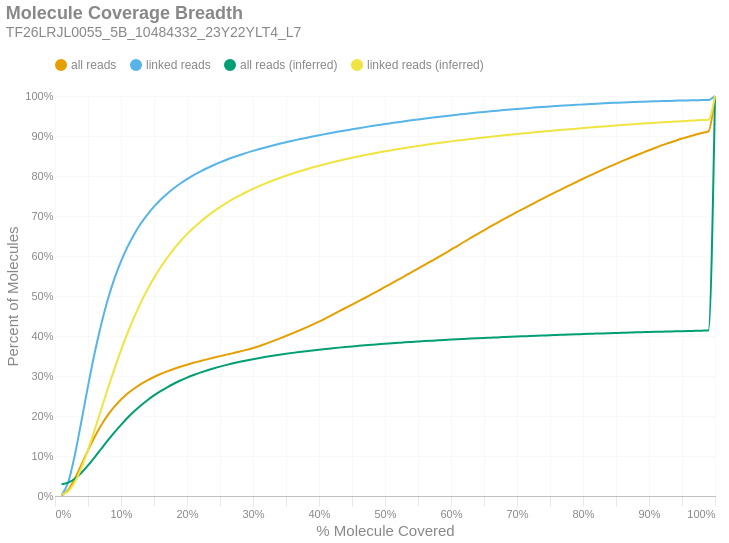

The notebook cell saved with this chart:
### Markdown cell above
### Molecule Read Coverage
This chart shows molecule coverage breadth as computed by the number of bases aligned to that molecule. In other words, "*how much of each unique long molecule is actually sequenced/aligned?*" Keep in mind there is a distinction between sequences and alignments, since some sequences belonging to a particular molecule may not align well and wouldn't appear in the alignment data. This chart also shows molecule coverage breadth as computed by the *inferred fragment* from which the aligned sequences originate. Unlike read coverage, this calculation takes into account the total insert size, including unsequenced gaps between the forward and reverse reads. Like the previous figures, these are cumulative percents.

### Code cell
if SKIPLR:
    print_html(f"Skipped")
else:
    binned_df = consolidated_hist(valids['coverage_bp'], mask, 0.01, True)
    binned_df_inf = consolidated_hist(valids['coverage_inserts'], mask, 0.01, True)
    binned_df = binned_df.with_columns(pl.lit(binned_df_inf['all reads (cumsum)']).alias('all reads (inferred)'))
    binned_df = binned_df.with_columns(pl.lit(binned_df_inf['linked reads (cumsum)']).alias('linked reads (inferred)'))
    binned_df = binned_df.with_columns(
        (pl.col('bin').cast(pl.Float64) + 0.01).alias('right_edge')
    )

    with SafeRender(binned_df):
        (
            density_plot(binned_df, 'Molecule Coverage Breadth', samplename, 'molcov', ['all reads (inferred)','linked reads (inferred)'])
            .encode(
                #x=alt.X('bin:Q', title="% Molecule Covered").axis(format = '%').scale(padding=0),
                x=alt.X('right_edge:Q', title="% Molecule Covered").axis(format='%').scale(padding=0),
                y=alt.Y('value:Q', title='Percent of Molecules')
                    .axis(format='%')
                    .stack(False)
                    .scale(domainMin=0, padding=0),
                color=alt.Color("key:N").scale(domain = ["all reads", "linked reads", "all reads (inferred)", "linked reads (inferred)"]),
                tooltip = [
                    alt.Tooltip("key:N", title = "Data Type"),
                    alt.Tooltip("range_label:N", title="% Molecule Covered"),
                    alt.Tooltip("value:Q", format = ".2%", title="% Molecules")
                ]
            )
        ).display()

### Figure 1 — Vega-Lite specification as saved in the notebook (floating-point values rounded to 4 significant figures)
{"width": "container", "height": 400, "config": {"title": {"anchor": "start", "dy": -15, "fontSize": 18, "color": "#888888", "subtitleColor": "#888888", "subtitleFontSize": 14}, "arc": {"fill": "#0072B2"}, "axis": {"domainColor": "#888888", "domainWidth": 0.5, "gridWidth": 0.2, "grid": false, "titleFontWeight": 400, "titleFontSize": 15, "labelFontSize": 11, "labelColor": "#888888", "tickColor": "#888888", "tickWidth": 0.2, "titleColor": "#888888"}, "axisBand": {"grid": false}, "axisX": {"grid": true, "tickSize": 10, "domainCap": "round"}, "axisY": {"domain": false, "grid": true, "tickSize": 0, "domainCap": "round"}, "background": "transparent", "header": {"labelFontSize": 15, "labelColor": "#888888", "titleFontSize": 15, "titleFontWeight": 600, "titleColor": "#888888"}, "legend": {"labelFont": "sans-serif", "labelFontSize": 12, "labelColor": "#888888", "symbolSize": 100, "symbolType": "circle", "titleFontSize": 12, "titlePadding": 10, "titleColor": "#888888", "title": null, "orient": "top"}, "range": {"category": ["#E69F00", "#56B4E9", "#009E73", "#F0E442", "#0072B2", "#D55E00", "#CC79A7", "#000000"], "diverging": ["#cfe8f3", "#a2d4ec", "#73bfe2", "#46abdb", "#1696d2", "#12719e"]}, "area": {"fill": "#0072B2", "fillOpacity": 0.7, "line": true, "strokeOpacity": 0.7}, "line": {"color": "#0072B2", "stroke": "#0072B2", "strokeWidth": 2}, "trail": {"color": "#0072B2", "stroke": "#0072B2", "strokeWidth": 0, "size": 1}, "point": {"filled": true, "fillOpacity": 1.0, "size": 95}, "text": {"color": "#888888", "fontSize": 11, "align": "right", "fontWeight": 400, "size": 11}, "bar": {"fill": "#0072B2", "stroke": null}, "view": {"stroke": null, "continuousWidth": 660, "continuousHeight": 400}}, "data": {"name": "data-fa3127e8727b7f0809080fe84270ba8b"}, "mark": {"type": "line", "interpolate": "monotone", "point": {"opacity": 0, "size": 275}}, "encoding": {"color": {"field": "key", "scale": {"domain": ["all reads", "linked reads", "all reads (inferred)", "linked reads (inferred)"]}, "type": "nominal"}, "tooltip": [{"field": "key", "title": "Data Type", "type": "nominal"}, {"field": "range_label", "title": "% Molecule Covered", "type": "nominal"}, {"field": "value", "format": ".2%", "title": "% Molecules", "type": "quantitative"}], "x": {"axis": {"format": "%"}, "field": "right_edge", "scale": {"padding": 0}, "title": "% Molecule Covered", "type": "quantitative"}, "y": {"axis": {"format": "%"}, "field": "value", "scale": {"domainMin": 0, "padding": 0}, "stack": false, "title": "Percent of Molecules", "type": "quantitative"}}, "params": [{"name": "param_c36ac31b6afebe62", "select": {"type": "point", "fields": ["key"]}, "bind": "legend"}], "title": {"text": "Molecule Coverage Breadth", "subtitle": "TF26LRJL0055_5B_10484332_23Y22YLT4_L7"}, "transform": [{"fold": ["all reads (cumsum)", "linked reads (cumsum)", "all reads (inferred)", "linked reads (inferred)"]}, {"calculate": "replace(datum.key, ' (cumsum)', '')", "as": "key"}, {"filter": {"param": "param_c36ac31b6afebe62"}}], "usermeta": {"embedOptions": {"downloadFileName": "TF26LRJL0055_5B_10484332_23Y22YLT4_L7.molcov"}}, "$schema": "https://vega.github.io/schema/vega-lite/v6.4.1.json", "datasets": {"data-fa3127e8727b7f0809080fe84270ba8b": [{"bin": "0.0", "interval": "0.0-0.01", "all reads": 0.001042, "linked reads": 0.00178, "all reads (cumsum)": 0.001042, "linked reads (cumsum)": 0.00178, "range_label": "0.0-0.01", "all reads (inferred)": 0.02962, "linked reads (inferred)": 0.004045, "right_edge": 0.01}, {"bin": "0.01", "interval": "0.01-0.02", "all reads": 0.01414, "linked reads": 0.03254, "all reads (cumsum)": 0.01518, "linked reads (cumsum)": 0.03432, "range_label": "0.01-0.02", "all reads (inferred)": 0.03346, "linked reads (inferred)": 0.01201, "right_edge": 0.02}, {"bin": "0.02", "interval": "0.02-0.03", "all reads": 0.02813, "linked reads": 0.06767, "all reads (cumsum)": 0.04331, "linked reads (cumsum)": 0.102, "range_label": "0.02-0.03", "all reads (inferred)": 0.04313, "linked reads (inferred)": 0.03469, "right_edge": 0.03}, {"bin": "0.03", "interval": "0.03-0.04", "all reads": 0.03487, "linked reads": 0.08501, "all reads (cumsum)": 0.07819, "linked reads (cumsum)": 0.187, "range_label": "0.03-0.04", "all reads (inferred)": 0.05799, "linked reads (inferred)": 0.07042, "right_edge": 0.04}, {"bin": "0.04", "interval": "0.04-0.05", "all reads": 0.03583, "linked reads": 0.08783, "all reads (cumsum)": 0.114, "linked reads (cumsum)": 0.2748, "range_label": "0.04-0.05", "all reads (inferred)": 0.07633, "linked reads (inferred)": 0.115, "right_edge": 0.05}, {"bin": "0.05", "interval": "0.05-0.06", "all reads": 0.0334, "linked reads": 0.082, "all reads (cumsum)": 0.1474, "linked reads (cumsum)": 0.3568, "range_label": "0.05-0.06", "all reads (inferred)": 0.09663, "linked reads (inferred)": 0.1646, "right_edge": 0.06}, {"bin": "0.06", "interval": "0.06-0.07", "all reads": 0.02938, "linked reads": 0.07215, "all reads (cumsum)": 0.1768, "linked reads (cumsum)": 0.429, "range_label": "0.06-0.07", "all reads (inferred)": 0.1178, "linked reads (inferred)": 0.2166, "right_edge": 0.07}, {"bin": "0.07", "interval": "0.07-0.08", "all reads": 0.02526, "linked reads": 0.06207, "all reads (cumsum)": 0.2021, "linked reads (cumsum)": 0.4911, "range_label": "0.07-0.08", "all reads (inferred)": 0.1388, "linked reads (inferred)": 0.2681, "right_edge": 0.08}, {"bin": "0.08", "interval": "0.08-0.09", "all reads": 0.02126, "linked reads": 0.0522, "all reads (cumsum)": 0.2233, "linked reads (cumsum)": 0.5433, "range_label": "0.08-0.09", "all reads (inferred)": 0.1589, "linked reads (inferred)": 0.3177, "right_edge": 0.09}, {"bin": "0.09", "interval": "0.09-0.1", "all reads": 0.01779, "linked reads": 0.04359, "all reads (cumsum)": 0.2411, "linked reads (cumsum)": 0.5868, "range_label": "0.09-0.1", "all reads (inferred)": 0.1779, "linked reads (inferred)": 0.3645, "right_edge": 0.1}, {"bin": "0.1", "interval": "0.1-0.11", "all reads": 0.015, "linked reads": 0.03666, "all reads (cumsum)": 0.2561, "linked reads (cumsum)": 0.6235, "range_label": "0.1-0.11", "all reads (inferred)": 0.1955, "linked reads (inferred)": 0.4077, "right_edge": 0.11}, {"bin": "0.11", "interval": "0.11-0.12", "all reads": 0.0128, "linked reads": 0.03114, "all reads (cumsum)": 0.2689, "linked reads (cumsum)": 0.6546, "range_label": "0.11-0.12", "all reads (inferred)": 0.2117, "linked reads (inferred)": 0.4474, "right_edge": 0.12}, {"bin": "0.12", "interval": "0.12-0.13", "all reads": 0.01094, "linked reads": 0.02646, "all reads (cumsum)": 0.2798, "linked reads (cumsum)": 0.6811, "range_label": "0.12-0.13", "all reads (inferred)": 0.2263, "linked reads (inferred)": 0.4835, "right_edge": 0.13}, {"bin": "0.13", "interval": "0.13-0.14", "all reads": 0.009411, "linked reads": 0.02252, "all reads (cumsum)": 0.2893, "linked reads (cumsum)": 0.7036, "range_label": "0.13-0.14", "all reads (inferred)": 0.2395, "linked reads (inferred)": 0.516, "right_edge": 0.14}, {"bin": "0.14", "interval": "0.14-0.15", "all reads": 0.0083, "linked reads": 0.01961, "all reads (cumsum)": 0.2976, "linked reads (cumsum)": 0.7232, "range_label": "0.14-0.15", "all reads (inferred)": 0.2515, "linked reads (inferred)": 0.5453, "right_edge": 0.15}, {"bin": "0.15", "interval": "0.15-0.16", "all reads": 0.007396, "linked reads": 0.01722, "all reads (cumsum)": 0.305, "linked reads (cumsum)": 0.7405, "range_label": "0.15-0.16", "all reads (inferred)": 0.2622, "linked reads (inferred)": 0.5717, "right_edge": 0.16}, {"bin": "0.16", "interval": "0.16-0.17", "all reads": 0.006661, "linked reads": 0.01525, "all reads (cumsum)": 0.3116, "linked reads (cumsum)": 0.7557, "range_label": "0.16-0.17", "all reads (inferred)": 0.2719, "linked reads (inferred)": 0.5955, "right_edge": 0.17}, {"bin": "0.17", "interval": "0.17-0.18", "all reads": 0.006018, "linked reads": 0.01351, "all reads (cumsum)": 0.3176, "linked reads (cumsum)": 0.7692, "range_label": "0.17-0.18", "all reads (inferred)": 0.2806, "linked reads (inferred)": 0.6171, "right_edge": 0.18}, {"bin": "0.18", "interval": "0.18-0.19", "all reads": 0.005538, "linked reads": 0.01213, "all reads (cumsum)": 0.3232, "linked reads (cumsum)": 0.7813, "range_label": "0.18-0.19", "all reads (inferred)": 0.2887, "linked reads (inferred)": 0.6369, "right_edge": 0.19}, {"bin": "0.19", "interval": "0.19-0.2", "all reads": 0.00511, "linked reads": 0.01094, "all reads (cumsum)": 0.3283, "linked reads (cumsum)": 0.7923, "range_label": "0.19-0.2", "all reads (inferred)": 0.2959, "linked reads (inferred)": 0.6546, "right_edge": 0.2}, {"bin": "0.2", "interval": "0.2-0.21", "all reads": 0.004695, "linked reads": 0.009881, "all reads (cumsum)": 0.333, "linked reads (cumsum)": 0.8022, "range_label": "0.2-0.21", "all reads (inferred)": 0.3024, "linked reads (inferred)": 0.6706, "right_edge": 0.21}, {"bin": "0.21", "interval": "0.21-0.22", "all reads": 0.00434, "linked reads": 0.008844, "all reads (cumsum)": 0.3373, "linked reads (cumsum)": 0.811, "range_label": "0.21-0.22", "all reads (inferred)": 0.3084, "linked reads (inferred)": 0.6852, "right_edge": 0.22}, {"bin": "0.22", "interval": "0.22-0.23", "all reads": 0.004229, "linked reads": 0.008318, "all reads (cumsum)": 0.3415, "linked reads (cumsum)": 0.8193, "range_label": "0.22-0.23", "all reads (inferred)": 0.3138, "linked reads (inferred)": 0.6985, "right_edge": 0.23}, {"bin": "0.23", "interval": "0.23-0.24", "all reads": 0.004079, "linked reads": 0.007575, "all reads (cumsum)": 0.3456, "linked reads (cumsum)": 0.8269, "range_label": "0.23-0.24", "all reads (inferred)": 0.3188, "linked reads (inferred)": 0.7108, "right_edge": 0.24}, {"bin": "0.24", "interval": "0.24-0.25", "all reads": 0.003995, "linked reads": 0.007121, "all reads (cumsum)": 0.3496, "linked reads (cumsum)": 0.834, "range_label": "0.24-0.25", "all reads (inferred)": 0.3235, "linked reads (inferred)": 0.7224, "right_edge": 0.25}, {"bin": "0.25", "interval": "0.25-0.26", "all reads": 0.003776, "linked reads": 0.006507, "all reads (cumsum)": 0.3534, "linked reads (cumsum)": 0.8405, "range_label": "0.25-0.26", "all reads (inferred)": 0.3278, "linked reads (inferred)": 0.7328, "right_edge": 0.26}, {"bin": "0.26", "interval": "0.26-0.27", "all reads": 0.003799, "linked reads": 0.006185, "all reads (cumsum)": 0.3572, "linked reads (cumsum)": 0.8467, "range_label": "0.26-0.27", "all reads (inferred)": 0.3318, "linked reads (inferred)": 0.7425, "right_edge": 0.27}, {"bin": "0.27", "interval": "0.27-0.28", "all reads": 0.003927, "linked reads": 0.005627, "all reads (cumsum)": 0.3611, "linked reads (cumsum)": 0.8523, "range_label": "0.27-0.28", "all reads (inferred)": 0.3355, "linked reads (inferred)": 0.7516, "right_edge": 0.28}, {"bin": "0.28", "interval": "0.28-0.29", "all reads": 0.004206, "linked reads": 0.00545, "all reads (cumsum)": 0.3653, "linked reads (cumsum)": 0.8578, "range_label": "0.28-0.29", "all reads (inferred)": 0.3389, "linked reads (inferred)": 0.76, "right_edge": 0.29}, {"bin": "0.29", "interval": "0.29-0.3", "all reads": 0.004604, "linked reads": 0.004933, "all reads (cumsum)": 0.3699, "linked reads (cumsum)": 0.8627, "range_label": "0.29-0.3", "all reads (inferred)": 0.3421, "linked reads (inferred)": 0.7678, "right_edge": 0.3}, {"bin": "0.3", "interval": "0.3-0.31", "all reads": 0.005118, "linked reads": 0.004664, "all reads (cumsum)": 0.3751, "linked reads (cumsum)": 0.8674, "range_label": "0.3-0.31", "all reads (inferred)": 0.3451, "linked reads (inferred)": 0.7752, "right_edge": 0.31}, {"bin": "0.31", "interval": "0.31-0.32", "all reads": 0.005847, "linked reads": 0.004514, "all reads (cumsum)": 0.3809, "linked reads (cumsum)": 0.8719, "range_label": "0.31-0.32", "all reads (inferred)": 0.3479, "linked reads (inferred)": 0.7821, "right_edge": 0.32}, {"bin": "0.32", "interval": "0.32-0.33", "all reads": 0.006233, "linked reads": 0.004346, "all reads (cumsum)": 0.3871, "linked reads (cumsum)": 0.8763, "range_label": "0.32-0.33", "all reads (inferred)": 0.3506, "linked reads (inferred)": 0.7886, "right_edge": 0.33}, {"bin": "0.33", "interval": "0.33-0.34", "all reads": 0.006422, "linked reads": 0.004164, "all reads (cumsum)": 0.3936, "linked reads (cumsum)": 0.8804, "range_label": "0.33-0.34", "all reads (inferred)": 0.3531, "linked reads (inferred)": 0.7947, "right_edge": 0.34}, {"bin": "0.34", "interval": "0.34-0.35", "all reads": 0.006548, "linked reads": 0.003904, "all reads (cumsum)": 0.4001, "linked reads (cumsum)": 0.8843, "range_label": "0.34-0.35", "all reads (inferred)": 0.3555, "linked reads (inferred)": 0.8006, "right_edge": 0.35}, {"bin": "0.35", "interval": "0.35-0.36", "all reads": 0.006839, "linked reads": 0.003808, "all reads (cumsum)": 0.4069, "linked reads (cumsum)": 0.8881, "range_label": "0.35-0.36", "all reads (inferred)": 0.3578, "linked reads (inferred)": 0.8062, "right_edge": 0.36}, {"bin": "0.36", "interval": "0.36-0.37", "all reads": 0.00684, "linked reads": 0.003566, "all reads (cumsum)": 0.4138, "linked reads (cumsum)": 0.8917, "range_label": "0.36-0.37", "all reads (inferred)": 0.36, "linked reads (inferred)": 0.8114, "right_edge": 0.37}, {"bin": "0.37", "interval": "0.37-0.38", "all reads": 0.007064, "linked reads": 0.003509, "all reads (cumsum)": 0.4208, "linked reads (cumsum)": 0.8952, "range_label": "0.37-0.38", "all reads (inferred)": 0.362, "linked reads (inferred)": 0.8164, "right_edge": 0.38}, {"bin": "0.38", "interval": "0.38-0.39", "all reads": 0.007378, "linked reads": 0.003395, "all reads (cumsum)": 0.4282, "linked reads (cumsum)": 0.8986, "range_label": "0.38-0.39", "all reads (inferred)": 0.364, "linked reads (inferred)": 0.8212, "right_edge": 0.39}, {"bin": "0.39", "interval": "0.39-0.4", "all reads": 0.007784, "linked reads": 0.00331, "all reads (cumsum)": 0.436, "linked reads (cumsum)": 0.9019, "range_label": "0.39-0.4", "all reads (inferred)": 0.3658, "linked reads (inferred)": 0.8257, "right_edge": 0.4}, {"bin": "0.4", "interval": "0.4-0.41", "all reads": 0.008223, "linked reads": 0.003106, "all reads (cumsum)": 0.4442, "linked reads (cumsum)": 0.905, "range_label": "0.4-0.41", "all reads (inferred)": 0.3676, "linked reads (inferred)": 0.8301, "right_edge": 0.41}, {"bin": "0.41", "interval": "0.41-0.42", "all reads": 0.008675, "linked reads": 0.00302, "all reads (cumsum)": 0.4529, "linked reads (cumsum)": 0.908, "range_label": "0.41-0.42", "all reads (inferred)": 0.3693, "linked reads (inferred)": 0.8341, "right_edge": 0.42}, {"bin": "0.42", "interval": "0.42-0.43", "all reads": 0.008635, "linked reads": 0.00298, "all reads (cumsum)": 0.4615, "linked reads (cumsum)": 0.911, "range_label": "0.42-0.43", "all reads (inferred)": 0.3709, "linked reads (inferred)": 0.8381, "right_edge": 0.43}, {"bin": "0.43", "interval": "0.43-0.44", "all reads": 0.008474, "linked reads": 0.002914, "all reads (cumsum)": 0.47, "linked reads (cumsum)": 0.9139, "range_label": "0.43-0.44", "all reads (inferred)": 0.3725, "linked reads (inferred)": 0.8419, "right_edge": 0.44}, {"bin": "0.44", "interval": "0.44-0.45", "all reads": 0.008493, "linked reads": 0.002804, "all reads (cumsum)": 0.4785, "linked reads (cumsum)": 0.9167, "range_label": "0.44-0.45", "all reads (inferred)": 0.374, "linked reads (inferred)": 0.8456, "right_edge": 0.45}, {"bin": "0.45", "interval": "0.45-0.46", "all reads": 0.008587, "linked reads": 0.00276, "all reads (cumsum)": 0.4871, "linked reads (cumsum)": 0.9195, "range_label": "0.45-0.46", "all reads (inferred)": 0.3754, "linked reads (inferred)": 0.849, "right_edge": 0.46}, {"bin": "0.46", "interval": "0.46-0.47", "all reads": 0.008554, "linked reads": 0.002684, "all reads (cumsum)": 0.4956, "linked reads (cumsum)": 0.9222, "range_label": "0.46-0.47", "all reads (inferred)": 0.3768, "linked reads (inferred)": 0.8523, "right_edge": 0.47}, {"bin": "0.47", "interval": "0.47-0.48", "all reads": 0.008871, "linked reads": 0.002604, "all reads (cumsum)": 0.5045, "linked reads (cumsum)": 0.9248, "range_label": "0.47-0.48", "all reads (inferred)": 0.3781, "linked reads (inferred)": 0.8556, "right_edge": 0.48}, {"bin": "0.48", "interval": "0.48-0.49", "all reads": 0.008671, "linked reads": 0.002548, "all reads (cumsum)": 0.5132, "linked reads (cumsum)": 0.9273, "range_label": "0.48-0.49", "all reads (inferred)": 0.3794, "linked reads (inferred)": 0.8587, "right_edge": 0.49}, {"bin": "0.49", "interval": "0.49-0.5", "all reads": 0.009721, "linked reads": 0.002584, "all reads (cumsum)": 0.5229, "linked reads (cumsum)": 0.9299, "range_label": "0.49-0.5", "all reads (inferred)": 0.3806, "linked reads (inferred)": 0.8616, "right_edge": 0.5}, {"bin": "0.5", "interval": "0.5-0.51", "all reads": 0.008476, "linked reads": 0.002367, "all reads (cumsum)": 0.5314, "linked reads (cumsum)": 0.9323, "range_label": "0.5-0.51", "all reads (inferred)": 0.3818, "linked reads (inferred)": 0.8645, "right_edge": 0.51}, {"bin": "0.51", "interval": "0.51-0.52", "all reads": 0.009335, "linked reads": 0.002357, "all reads (cumsum)": 0.5407, "linked reads (cumsum)": 0.9346, "range_label": "0.51-0.52", "all reads (inferred)": 0.3829, "linked reads (inferred)": 0.8672, "right_edge": 0.52}, {"bin": "0.52", "interval": "0.52-0.53", "all reads": 0.009112, "linked reads": 0.002271, "all reads (cumsum)": 0.5498, "linked reads (cumsum)": 0.9369, "range_label": "0.52-0.53", "all reads (inferred)": 0.3841, "linked reads (inferred)": 0.87, "right_edge": 0.53}, {"bin": "0.53", "interval": "0.53-0.54", "all reads": 0.009481, "linked reads": 0.002333, "all reads (cumsum)": 0.5593, "linked reads (cumsum)": 0.9392, "range_label": "0.53-0.54", "all reads (inferred)": 0.3851, "linked reads (inferred)": 0.8725, "right_edge": 0.54}, {"bin": "0.54", "interval": "0.54-0.55", "all reads": 0.0091, "linked reads": 0.002195, "all reads (cumsum)": 0.5684, "linked reads (cumsum)": 0.9414, "range_label": "0.54-0.55", "all reads (inferred)": 0.3862, "linked reads (inferred)": 0.8751, "right_edge": 0.55}, {"bin": "0.55", "interval": "0.55-0.56", "all reads": 0.009443, "linked reads": 0.002121, "all reads (cumsum)": 0.5779, "linked reads (cumsum)": 0.9436, "range_label": "0.55-0.56", "all reads (inferred)": 0.3872, "linked reads (inferred)": 0.8775, "right_edge": 0.56}, {"bin": "0.56", "interval": "0.56-0.57", "all reads": 0.009307, "linked reads": 0.002088, "all reads (cumsum)": 0.5872, "linked reads (cumsum)": 0.9456, "range_label": "0.56-0.57", "all reads (inferred)": 0.3882, "linked reads (inferred)": 0.8799, "right_edge": 0.57}, {"bin": "0.57", "interval": "0.57-0.58", "all reads": 0.009161, "linked reads": 0.001996, "all reads (cumsum)": 0.5963, "linked reads (cumsum)": 0.9476, "range_label": "0.57-0.58", "all reads (inferred)": 0.3891, "linked reads (inferred)": 0.8822, "right_edge": 0.58}, {"bin": "0.58", "interval": "0.58-0.59", "all reads": 0.009564, "linked reads": 0.001965, "all reads (cumsum)": 0.6059, "linked reads (cumsum)": 0.9496, "range_label": "0.58-0.59", "all reads (inferred)": 0.39, "linked reads (inferred)": 0.8844, "right_edge": 0.59}, {"bin": "0.59", "interval": "0.59-0.6", "all reads": 0.009907, "linked reads": 0.001921, "all reads (cumsum)": 0.6158, "linked reads (cumsum)": 0.9515, "range_label": "0.59-0.6", "all reads (inferred)": 0.3909, "linked reads (inferred)": 0.8866, "right_edge": 0.6}, {"bin": "0.6", "interval": "0.6-0.61", "all reads": 0.009673, "linked reads": 0.001835, "all reads (cumsum)": 0.6255, "linked reads (cumsum)": 0.9534, "range_label": "0.6-0.61", "all reads (inferred)": 0.3918, "linked reads (inferred)": 0.8886, "right_edge": 0.61}, {"bin": "0.61", "interval": "0.61-0.62", "all reads": 0.01013, "linked reads": 0.001855, "all reads (cumsum)": 0.6356, "linked reads (cumsum)": 0.9552, "range_label": "0.61-0.62", "all reads (inferred)": 0.3926, "linked reads (inferred)": 0.8906, "right_edge": 0.62}, {"bin": "0.62", "interval": "0.62-0.63", "all reads": 0.009729, "linked reads": 0.001752, "all reads (cumsum)": 0.6453, "linked reads (cumsum)": 0.957, "range_label": "0.62-0.63", "all reads (inferred)": 0.3935, "linked reads (inferred)": 0.8927, "right_edge": 0.63}, {"bin": "0.63", "interval": "0.63-0.64", "all reads": 0.009593, "linked reads": 0.001623, "all reads (cumsum)": 0.6549, "linked reads (cumsum)": 0.9586, "range_label": "0.63-0.64", "all reads (inferred)": 0.3943, "linked reads (inferred)": 0.8945, "right_edge": 0.64}, {"bin": "0.64", "interval": "0.64-0.65", "all reads": 0.009303, "linked reads": 0.001673, "all reads (cumsum)": 0.6642, "linked reads (cumsum)": 0.9603, "range_label": "0.64-0.65", "all reads (inferred)": 0.3951, "linked reads (inferred)": 0.8964, "right_edge": 0.65}, {"bin": "0.65", "interval": "0.65-0.66", "all reads": 0.009609, "linked reads": 0.001614, "all reads (cumsum)": 0.6738, "linked reads (cumsum)": 0.9619, "range_label": "0.65-0.66", "all reads (inferred)": 0.3958, "linked reads (inferred)": 0.8982, "right_edge": 0.66}, {"bin": "0.66", "interval": "0.66-0.67", "all reads": 0.009059, "linked reads": 0.001507, "all reads (cumsum)": 0.6829, "linked reads (cumsum)": 0.9634, "range_label": "0.66-0.67", "all reads (inferred)": 0.3966, "linked reads (inferred)": 0.9, "right_edge": 0.67}, {"bin": "0.67", "interval": "0.67-0.68", "all reads": 0.009318, "linked reads": 0.001457, "all reads (cumsum)": 0.6922, "linked reads (cumsum)": 0.9648, "range_label": "0.67-0.68", "all reads (inferred)": 0.3973, "linked reads (inferred)": 0.9017, "right_edge": 0.68}, {"bin": "0.68", "interval": "0.68-0.69", "all reads": 0.008899, "linked reads": 0.001428, "all reads (cumsum)": 0.7011, "linked reads (cumsum)": 0.9663, "range_label": "0.68-0.69", "all reads (inferred)": 0.398, "linked reads (inferred)": 0.9034, "right_edge": 0.69}, {"bin": "0.69", "interval": "0.69-0.7", "all reads": 0.008922, "linked reads": 0.001376, "all reads (cumsum)": 0.71, "linked reads (cumsum)": 0.9676, "range_label": "0.69-0.7", "all reads (inferred)": 0.3987, "linked reads (inferred)": 0.905, "right_edge": 0.7}, {"bin": "0.7", "interval": "0.7-0.71", "all reads": 0.008526, "linked reads": 0.001355, "all reads (cumsum)": 0.7186, "linked reads (cumsum)": 0.969, "range_label": "0.7-0.71", "all reads (inferred)": 0.3994, "linked reads (inferred)": 0.9066, "right_edge": 0.71}, {"bin": "0.71", "interval": "0.71-0.72", "all reads": 0.008496, "linked reads": 0.001302, "all reads (cumsum)": 0.7271, "linked reads (cumsum)": 0.9703, "range_label": "0.71-0.72", "all reads (inferred)": 0.4, "linked reads (inferred)": 0.9082, "right_edge": 0.72}, {"bin": "0.72", "interval": "0.72-0.73", "all reads": 0.008695, "linked reads": 0.001277, "all reads (cumsum)": 0.7358, "linked reads (cumsum)": 0.9716, "range_label": "0.72-0.73", "all reads (inferred)": 0.4007, "linked reads (inferred)": 0.9098, "right_edge": 0.73}, {"bin": "0.73", "interval": "0.73-0.74", "all reads": 0.008409, "linked reads": 0.001181, "all reads (cumsum)": 0.7442, "linked reads (cumsum)": 0.9728, "range_label": "0.73-0.74", "all reads (inferred)": 0.4013, "linked reads (inferred)": 0.9113, "right_edge": 0.74}, {"bin": "0.74", "interval": "0.74-0.75", "all reads": 0.008615, "linked reads": 0.001131, "all reads (cumsum)": 0.7528, "linked reads (cumsum)": 0.9739, "range_label": "0.74-0.75", "all reads (inferred)": 0.4019, "linked reads (inferred)": 0.9128, "right_edge": 0.75}, {"bin": "0.75", "interval": "0.75-0.76", "all reads": 0.00805, "linked reads": 0.001064, "all reads (cumsum)": 0.7608, "linked reads (cumsum)": 0.975, "range_label": "0.75-0.76", "all reads (inferred)": 0.4025, "linked reads (inferred)": 0.9142, "right_edge": 0.76}, {"bin": "0.76", "interval": "0.76-0.77", "all reads": 0.008153, "linked reads": 0.001039, "all reads (cumsum)": 0.769, "linked reads (cumsum)": 0.976, "range_label": "0.76-0.77", "all reads (inferred)": 0.4031, "linked reads (inferred)": 0.9156, "right_edge": 0.77}, {"bin": "0.77", "interval": "0.77-0.78", "all reads": 0.008043, "linked reads": 0.001017, "all reads (cumsum)": 0.777, "linked reads (cumsum)": 0.977, "range_label": "0.77-0.78", "all reads (inferred)": 0.4037, "linked reads (inferred)": 0.917, "right_edge": 0.78}, {"bin": "0.78", "interval": "0.78-0.79", "all reads": 0.007917, "linked reads": 0.0009682, "all reads (cumsum)": 0.7849, "linked reads (cumsum)": 0.978, "range_label": "0.78-0.79", "all reads (inferred)": 0.4043, "linked reads (inferred)": 0.9184, "right_edge": 0.79}, {"bin": "0.79", "interval": "0.79-0.8", "all reads": 0.008225, "linked reads": 0.001004, "all reads (cumsum)": 0.7932, "linked reads (cumsum)": 0.979, "range_label": "0.79-0.8", "all reads (inferred)": 0.4049, "linked reads (inferred)": 0.9198, "right_edge": 0.8}, {"bin": "0.8", "interval": "0.8-0.81", "all reads": 0.007558, "linked reads": 0.0009104, "all reads (cumsum)": 0.8007, "linked reads (cumsum)": 0.9799, "range_label": "0.8-0.81", "all reads (inferred)": 0.4054, "linked reads (inferred)": 0.9211, "right_edge": 0.81}, {"bin": "0.81", "interval": "0.81-0.82", "all reads": 0.007548, "linked reads": 0.0009202, "all reads (cumsum)": 0.8083, "linked reads (cumsum)": 0.9808, "range_label": "0.81-0.82", "all reads (inferred)": 0.406, "linked reads (inferred)": 0.9224, "right_edge": 0.82}, {"bin": "0.82", "interval": "0.82-0.83", "all reads": 0.007661, "linked reads": 0.0008302, "all reads (cumsum)": 0.8159, "linked reads (cumsum)": 0.9816, "range_label": "0.82-0.83", "all reads (inferred)": 0.4065, "linked reads (inferred)": 0.9237, "right_edge": 0.83}, {"bin": "0.83", "interval": "0.83-0.84", "all reads": 0.007346, "linked reads": 0.0008072, "all reads (cumsum)": 0.8233, "linked reads (cumsum)": 0.9825, "range_label": "0.83-0.84", "all reads (inferred)": 0.4071, "linked reads (inferred)": 0.925, "right_edge": 0.84}, {"bin": "0.84", "interval": "0.84-0.85", "all reads": 0.007185, "linked reads": 0.0007178, "all reads (cumsum)": 0.8305, "linked reads (cumsum)": 0.9832, "range_label": "0.84-0.85", "all reads (inferred)": 0.4076, "linked reads (inferred)": 0.9263, "right_edge": 0.85}, {"bin": "0.85", "interval": "0.85-0.86", "all reads": 0.007161, "linked reads": 0.0007237, "all reads (cumsum)": 0.8376, "linked reads (cumsum)": 0.9839, "range_label": "0.85-0.86", "all reads (inferred)": 0.4081, "linked reads (inferred)": 0.9275, "right_edge": 0.86}, {"bin": "0.86", "interval": "0.86-0.87", "all reads": 0.006847, "linked reads": 0.0006724, "all reads (cumsum)": 0.8445, "linked reads (cumsum)": 0.9846, "range_label": "0.86-0.87", "all reads (inferred)": 0.4086, "linked reads (inferred)": 0.9287, "right_edge": 0.87}, {"bin": "0.87", "interval": "0.87-0.88", "all reads": 0.006851, "linked reads": 0.0006113, "all reads (cumsum)": 0.8513, "linked reads (cumsum)": 0.9852, "range_label": "0.87-0.88", "all reads (inferred)": 0.4091, "linked reads (inferred)": 0.9299, "right_edge": 0.88}, {"bin": "0.88", "interval": "0.88-0.89", "all reads": 0.006633, "linked reads": 0.0006343, "all reads (cumsum)": 0.858, "linked reads (cumsum)": 0.9858, "range_label": "0.88-0.89", "all reads (inferred)": 0.4096, "linked reads (inferred)": 0.931, "right_edge": 0.89}, {"bin": "0.89", "interval": "0.89-0.9", "all reads": 0.006554, "linked reads": 0.0005679, "all reads (cumsum)": 0.8645, "linked reads (cumsum)": 0.9864, "range_label": "0.89-0.9", "all reads (inferred)": 0.41, "linked reads (inferred)": 0.9321, "right_edge": 0.9}, {"bin": "0.9", "interval": "0.9-0.91", "all reads": 0.006032, "linked reads": 0.0004792, "all reads (cumsum)": 0.8705, "linked reads (cumsum)": 0.9869, "range_label": "0.9-0.91", "all reads (inferred)": 0.4104, "linked reads (inferred)": 0.9331, "right_edge": 0.91}, {"bin": "0.91", "interval": "0.91-0.92", "all reads": 0.006574, "linked reads": 0.0004923, "all reads (cumsum)": 0.8771, "linked reads (cumsum)": 0.9874, "range_label": "0.91-0.92", "all reads (inferred)": 0.4109, "linked reads (inferred)": 0.9341, "right_edge": 0.92}, {"bin": "0.92", "interval": "0.92-0.93", "all reads": 0.005316, "linked reads": 0.0004568, "all reads (cumsum)": 0.8824, "linked reads (cumsum)": 0.9878, "range_label": "0.92-0.93", "all reads (inferred)": 0.4113, "linked reads (inferred)": 0.9351, "right_edge": 0.93}, {"bin": "0.93", "interval": "0.93-0.94", "all reads": 0.005582, "linked reads": 0.0004233, "all reads (cumsum)": 0.888, "linked reads (cumsum)": 0.9882, "range_label": "0.93-0.94", "all reads (inferred)": 0.4117, "linked reads (inferred)": 0.9361, "right_edge": 0.94}, {"bin": "0.94", "interval": "0.94-0.95", "all reads": 0.005655, "linked reads": 0.000422, "all reads (cumsum)": 0.8937, "linked reads (cumsum)": 0.9887, "range_label": "0.94-0.95", "all reads (inferred)": 0.4121, "linked reads (inferred)": 0.9371, "right_edge": 0.95}, {"bin": "0.95", "interval": "0.95-0.96", "all reads": 0.004539, "linked reads": 0.0003885, "all reads (cumsum)": 0.8982, "linked reads (cumsum)": 0.989, "range_label": "0.95-0.96", "all reads (inferred)": 0.4125, "linked reads (inferred)": 0.938, "right_edge": 0.96}, {"bin": "0.96", "interval": "0.96-0.97", "all reads": 0.004814, "linked reads": 0.000378, "all reads (cumsum)": 0.903, "linked reads (cumsum)": 0.9894, "range_label": "0.96-0.97", "all reads (inferred)": 0.4129, "linked reads (inferred)": 0.939, "right_edge": 0.97}, {"bin": "0.97", "interval": "0.97-0.98", "all reads": 0.00446, "linked reads": 0.0003096, "all reads (cumsum)": 0.9075, "linked reads (cumsum)": 0.9897, "range_label": "0.97-0.98", "all reads (inferred)": 0.4133, "linked reads (inferred)": 0.9399, "right_edge": 0.98}, {"bin": "0.98", "interval": "0.98-0.99", "all reads": 0.004007, "linked reads": 0.0003254, "all reads (cumsum)": 0.9115, "linked reads (cumsum)": 0.9901, "range_label": "0.98-0.99", "all reads (inferred)": 0.4138, "linked reads (inferred)": 0.9409, "right_edge": 0.99}, {"bin": "0.99", "interval": "0.99-1.0", "all reads": 0.08851, "linked reads": 0.009943, "all reads (cumsum)": 1.0, "linked reads (cumsum)": 1.0, "range_label": "0.99-1.0", "all reads (inferred)": 1.0, "linked reads (inferred)": 1.0, "right_edge": 1.0}]}}
